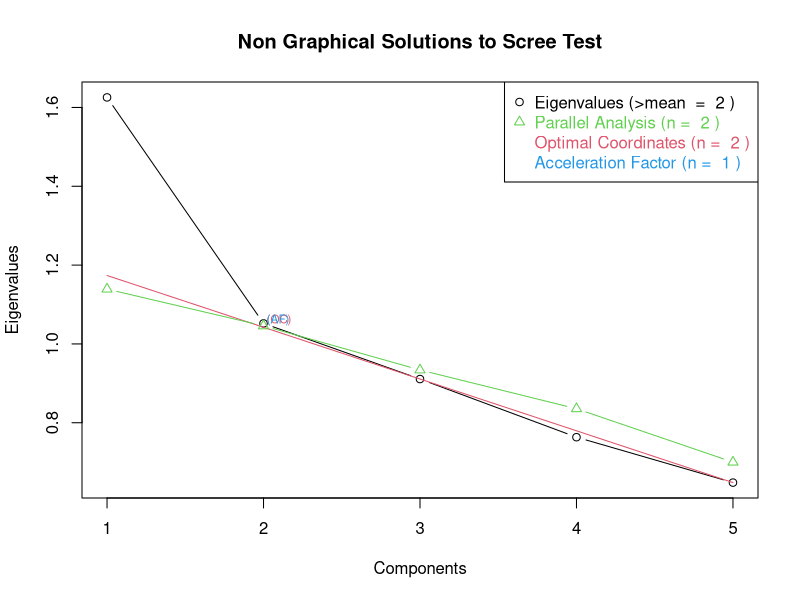
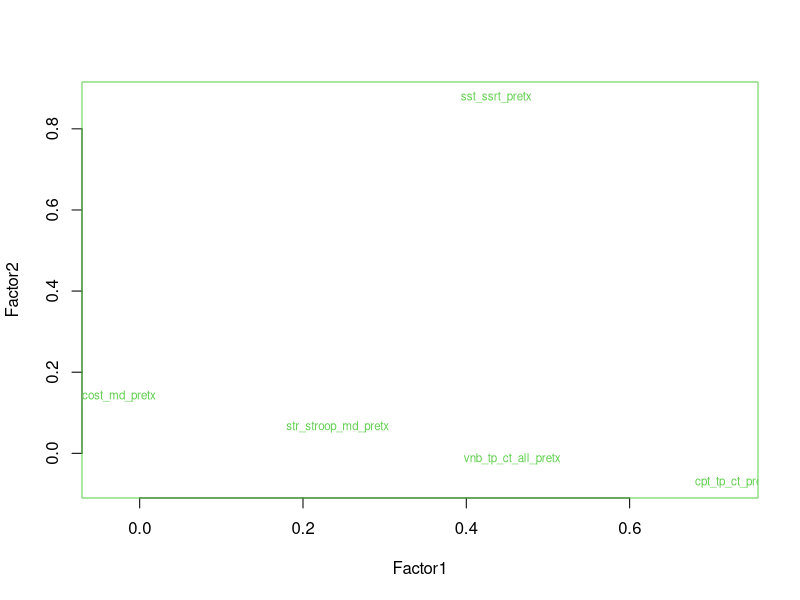

Write R code to recreate these figures, in order. (Note: this script raises an error after producing the figures.)
library(psych)
library(dplyr)
#import behavioral data

getwd()
prebeh <- read.csv("DMP_pretx_demo_tasks_withnewvars_12.15.15.csv", sep = ",", header = TRUE)
describe(prebeh)
glimpse(prebeh)
str(prebeh)
summary(prebeh)
colnames(prebeh)

#remove cognitive outliers
prebeh <- prebeh %>% filter(cog_outlier_pretx==0)

#set up variables to be all in positive direction
#reverse load-dependent RT slope, switch cost, SSRT and stroop effect
prebeh$vnb_tp_md_slope <- -(prebeh$vnb_tp_md_slope)
#prebeh$cpt_dprime_pretx <- abs(prebeh$cpt_dprime_pretx)
prebeh$sst_ssrt_pretx <- -(prebeh$sst_ssrt_pretx)
prebeh$str_stroop_md_pretx <- -(prebeh$str_stroop_md_pretx)
prebeh$csh_cost_md_pretx <- -(prebeh$csh_cost_md_pretx)

#keep only EF columns of interest ones of interest
efcols1=c("cpt_dprime_pretx", 
          "csh_cost_md_pretx", "sst_ssrt_pretx",
          "str_stroop_md_pretx",
           "vnb_tp_md_slope")
efcols2=c("cpt_tp_ct_pretx", 
          "csh_cost_md_pretx", "sst_ssrt_pretx",
          "str_stroop_md_pretx", "vnb_tp_ct_all_pretx")
efcols3=c("cpt_tp_ct_pretx", 
          "csh_cost_md_pretx", "sst_ssrt_pretx",
          "str_stroop_md_pretx", "vnb_tp_md_slope")
efcolsall=c("cpt_tp_ct_pretx", "cpt_dprime_pretx", 
            "csh_cost_md_pretx", "sst_ssrt_pretx",
            "str_stroop_md_pretx", "vnb_tp_md_slope", "vnb_tp_ct_all_pretx")
eftasks <- select(prebeh, one_of(efcols2))
eftaskscor <- cor(eftasks)
cor.test(eftasks$sst_ssrt_pretx, eftasks$str_stroop_md_pretx)
View(round(eftaskscor, 2))

#determining number of components to extract
library(nFactors)
ev <- eigen(cor(eftasks)) # get eigenvalues
ap <- parallel(subject=nrow(eftasks),var=ncol(eftasks),
               rep=100,cent=.05)
nS <- nScree(x=ev$values, aparallel=ap$eigen$qevpea)
plotnScree(nS)
summary(nS)


#EFA with maximum likelihood factor analysis
fit <- factanal(eftasks, 2, rotation ="varimax")
print(fit, digits=2, cutoff=.3, sort=TRUE)
load <- fit$loadings[,1:2] 
plot(load,type="n") # set up plot 
text(load,labels=names(eftasks),cex=.7) # add variable names

#EFA using minimum residual (can also change to do principal axes)
fit <- fa(eftasks, nfactors=2, rotate = "oblimin", fm = "minres")
print(fit, digits = 2)

#Varimax rotated PCA or using oblimin
library(GPArotation)
fit <- principal(eftasks, nfactors=3, rotate="varimax")
fit
fit <- principal(eftasks, nfactors=2, rotate="oblimin")
fit


#CFA according to Miyake's tasks loading model (but only have one domain in which more than 1 task
#can't really do)
library(lavaan)

# specify the model
miyake.model <- ' inhibit  =~ str_stroop_md_pretx + sst_ssrt_pretx      
update =~ vnb_tp_md_slope
shift   =~ csh_cost_md_pretx '

# fit the model
fit <- cfa(miyake.model, data=eftasks)

# display summary output
summary(fit, fit.measures=TRUE)

##ACCORDING TO FIELDS
cortest.bartlett(eftasks)
#Bartlett's test significant, good
KMO(eftasks)
#CSH is worrisome, KMO value below 0.5.
det(eftaskscor)
#using PCA
model <- principal(eftasks, nfactors=5, rotate="none")
model
#scree plot
plot(model$values, type="b")
#by Kaiser's criterion decide how many factors to extract
model1 <- principal(eftasks, nfactors=2, rotate= "none")
model1
model2 <- principal(eftasks, nfactors=2, rotate="oblimin")
model2
#print readable output
print.psych(model2, cut=0.3, sort=TRUE)
